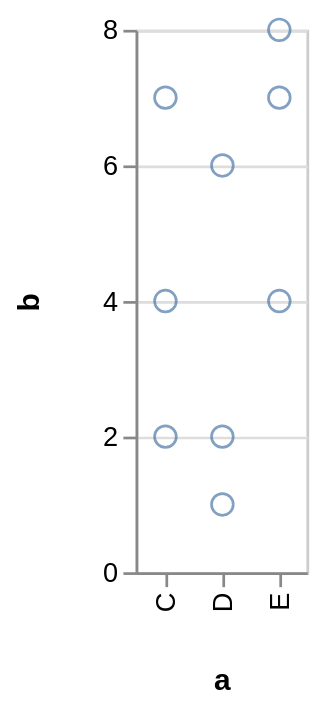

Vega-Lite specification stored for this chart:
### Vega specification from a JSON file in a GitHub repository (floating-point values rounded to 4 significant figures)
{"$schema": "https://vega.github.io/schema/vega/v3.0.json", "autosize": "pad", "padding": 5, "encode": {"update": {"stroke": {"value": "#ccc"}, "fill": {"value": "transparent"}}}, "data": [{"name": "source_0", "values": [{"a": "C", "b": 2}, {"a": "C", "b": 7}, {"a": "C", "b": 4}, {"a": "D", "b": 1}, {"a": "D", "b": 2}, {"a": "D", "b": 6}, {"a": "E", "b": 8}, {"a": "E", "b": 4}, {"a": "E", "b": 7}]}, {"name": "data_0", "source": "source_0", "transform": [{"type": "formula", "expr": "toNumber(datum[\"b\"])", "as": "b"}, {"type": "filter", "expr": "datum[\"b\"] !== null && !isNaN(datum[\"b\"])"}]}], "signals": [{"name": "x_step", "value": 21}, {"name": "width", "update": "bandspace(domain('x').length, 1, 0.5) * x_step"}, {"name": "height", "update": "200"}], "marks": [{"name": "marks", "type": "symbol", "role": "point", "from": {"data": "data_0"}, "encode": {"update": {"x": {"scale": "x", "field": "a"}, "y": {"scale": "y", "field": "b"}, "stroke": {"value": "#4c78a8"}, "fill": {"value": "transparent"}, "opacity": {"value": 0.7}}}}], "scales": [{"name": "x", "type": "point", "domain": {"data": "data_0", "field": "a", "sort": true}, "range": {"step": {"signal": "x_step"}}, "round": true, "padding": 0.5}, {"name": "y", "type": "linear", "domain": {"data": "data_0", "field": "b"}, "range": [{"signal": "height"}, 0], "round": true, "nice": true, "zero": true}], "axes": [{"scale": "x", "orient": "bottom", "title": "a", "zindex": 1, "encode": {"labels": {"update": {"angle": {"value": 270}, "align": {"value": "right"}, "baseline": {"value": "middle"}}}}}, {"scale": "y", "labelOverlap": true, "orient": "left", "tickCount": {"signal": "ceil(height/40)"}, "title": "b", "zindex": 1}, {"scale": "y", "domain": false, "grid": true, "labels": false, "maxExtent": 0, "minExtent": 0, "orient": "left", "tickCount": {"signal": "ceil(height/40)"}, "ticks": false, "zindex": 0, "gridScale": "x"}], "config": {"axis": {"minExtent": 30}}}
